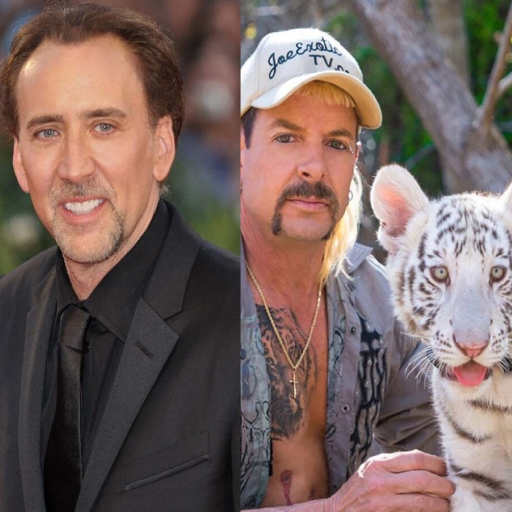
#> input picture cage2.jpg, 1024 x 1024 px (shown at 1/2 size)
$ python main2.py   (older library calls are emulated)
#> lines starting #> are read from the running program, lines starting #| are printed output that depends on the picture; after the words box and inside, x2 and y2 are one past the last pixel; in counts of white or black regions, pixels touching at a corner belong together
import numpy as np
import matplotlib.pyplot as py


def rgb2yuv(rgb):
    yuv = np.empty_like(rgb)
    for i, line in enumerate(rgb):
        for j, pixel in enumerate(line):
            r = pixel[0]
            g = pixel[1]
            b = pixel[2]
            yuv[i][j][0] = np.float64((r+2*g+b)/4)
            yuv[i][j][1] = np.float64((b-g))
            yuv[i][j][2] = np.float64((r-g))
    return yuv


def yuv2rgb(yuv):
    rgb = np.empty_like(yuv)
    for i, line in enumerate(yuv):
        for j, pixel in enumerate(line):
            y = pixel[0]
            u = pixel[1]
            v = pixel[2]
            g = y-(u+v)/4
            rgb[i][j][0] = np.int(v+g)
            rgb[i][j][1] = np.int(g)
            rgb[i][j][2] = np.int(u+g)
    return rgb


def chroma_subsampling(scheme, yuv):
    if len(yuv) % 2 != 0 or len(yuv[0]) % 2 != 0:
        print("dims", len(yuv), len(yuv[0]))
        print("please use image with even dimensions")
        exit(1)
    u = np.zeros((len(yuv), len(yuv[0])))
    v = np.zeros((len(yuv), len(yuv[0])))
    for i, line in enumerate(yuv):
        for j, pixel in enumerate(line):
            u[i][j] = (pixel[1])
            v[i][j] = (pixel[2])
    # https://medium.com/@sddkal/chroma-subsampling-in-numpy-47bf2bb5af83
    if scheme == 420:
        u[1::2, :] = u[::2, :]
        u[:, 1::2] = u[:, ::2]
        v[1::2, :] = v[::2, :]
        v[:, 1::2] = v[:, ::2]
    elif scheme == 422:
        u[:, 1::2] = u[:, ::2]
        v[:, 1::2] = v[:, ::2]
    elif scheme == 410:
        u[1::2, :] = u[::2, :]
        v[1::2, :] = v[::2, :]
    elif scheme == 444:
        print("444 scheme, no subsampling")
    else:
        print("wrong value of subsampling scheme")
        exit(-1)
    for i, line in enumerate(yuv):
        for j, pixel in enumerate(line):
            yuv[i][j][1] = u[i][j]
            yuv[i][j][2] = v[i][j]
    return yuv


def dwt(yuv, nb_recursion):
    if nb_recursion == 0:
        return yuv
    else:
        y = np.zeros((len(yuv), len(yuv[0])))
        u = np.zeros((len(yuv), len(yuv[0])))
        v = np.zeros((len(yuv), len(yuv[0])))
        for i, line in enumerate(yuv):
            for j, pixel in enumerate(line):
                y[i][j] = (pixel[0])
                u[i][j] = (pixel[1])
                v[i][j] = (pixel[2])

        # f1
        yf1 = (y[:, ::2] + y[:, 1::2])/2
        uf1 = (u[:, ::2] + u[:, 1::2])/2
        vf1 = (v[:, ::2] + v[:, 1::2])/2

        # fh
        yfh = (y[:, ::2] - y[:, 1::2])/2
        ufh = (u[:, ::2] - u[:, 1::2])/2
        vfh = (v[:, ::2] - v[:, 1::2])/2

        # f11
        yf11 = (yf1[::2, :] + yf1[1::2, :])/2
        uf11 = (uf1[::2, :] + uf1[1::2, :])/2
        vf11 = (vf1[::2, :] + vf1[1::2, :])/2

        # f1h
        yf1h = (yf1[::2, :] - yf1[1::2, :])/2
        uf1h = (uf1[::2, :] - uf1[1::2, :])/2
        vf1h = (vf1[::2, :] - vf1[1::2, :])/2

        # fh1
        yfh1 = (yfh[::2, :] + yfh[1::2, :])/2
        ufh1 = (ufh[::2, :] + ufh[1::2, :])/2
        vfh1 = (vfh[::2, :] + vfh[1::2, :])/2

        # fhh
        yfhh = (yfh[::2, :] - yfh[1::2, :])/2
        ufhh = (ufh[::2, :] - ufh[1::2, :])/2
        vfhh = (vfh[::2, :] - vfh[1::2, :])/2

        # next recursion
        yuv_f11 = np.zeros((len(yf11), len(yf11[0]), 3))
        for i, line in enumerate(yf11):
            for j, pixel in enumerate(yf11[0]):
                yuv_f11[i][j][0] = yf11[i][j]
                yuv_f11[i][j][1] = uf11[i][j]
                yuv_f11[i][j][2] = vf11[i][j]
        yuv_f11 = dwt(yuv_f11, nb_recursion - 1)

        # rebuild complete image after recursions
        for i, line in enumerate(yuv_f11):
            for j, pixel in enumerate(yuv_f11[0]):
                yf11[i][j] = yuv_f11[i][j][0]
                uf11[i][j] = yuv_f11[i][j][1]
                vf11[i][j] = yuv_f11[i][j][2]
        y = np.concatenate((np.concatenate((yf11, yfh1)), np.concatenate((yf1h, yfhh))), axis=1)
        u = np.concatenate((np.concatenate((uf11, ufh1)), np.concatenate((uf1h, ufhh))), axis=1)
        v = np.concatenate((np.concatenate((vf11, vfh1)), np.concatenate((vf1h, vfhh))), axis=1)
        for i, line in enumerate(yuv):
            for j, pixel in enumerate(yuv[0]):
                yuv[i][j][0] = y[i][j]
                yuv[i][j][1] = u[i][j]
                yuv[i][j][2] = v[i][j]
        return np.array(yuv)


def dwt_inverse():
    # TODO
    print("dwt inverse!")


# ----------------------------------------------------------------
# --------------------------- MAIN -------------------------------
# ----------------------------------------------------------------
# step 0: load image in float values
image = py.imread('cage2.jpg')
#> image is the input picture: shape (1024, 1024, 3); mean R, G, B 119.6, 100.2, 95.8
py.imshow(image)
py.show()

# step 1.1: RGB -> YUV
YUV = rgb2yuv(image.astype(np.float))
#> after the loop in rgb2yuv, `for i, line in enumerate(rgb):`:
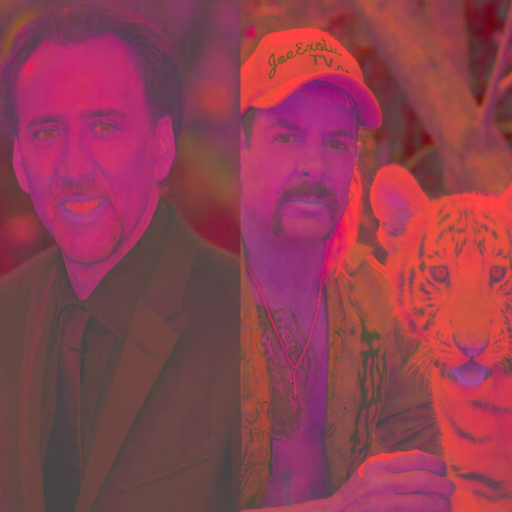
#> yuv: shape (1024, 1024, 3) float64 (shown at 1/2 size); mean of channels 0, 1, 2 104, -4.4, 19.4; drawn with min black and max white
# tests
py.imshow(yuv2rgb(YUV.copy()).astype("uint8"))
py.show()
gray_test = YUV.copy()
for line in gray_test:
    for pixel in line:
        pixel[1] = pixel[0]
        pixel[2] = pixel[0]
#> after the loop, pixel = [135.8, 135.8, 135.8]
py.imshow(gray_test.astype("uint8"))
py.show()


# step 1.2: chroma subsampling
subsampling_scheme = 420
YUV = chroma_subsampling(subsampling_scheme, YUV)
#> in chroma_subsampling, `u = np.zeros((len(yuv), len(yuv[0])))`: u: shape (1024, 1024) float64; every value is 0
#> after the loop in chroma_subsampling, `for i, line in enumerate(yuv):`:
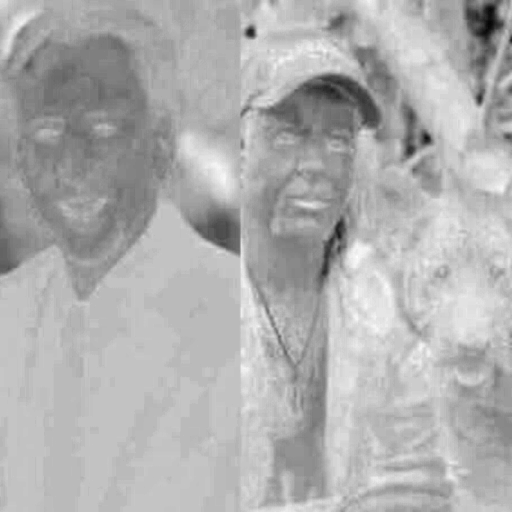
#> u: shape (1024, 1024) float64 (shown at 1/2 size); min -91, max 35, mean -4.4; drawn with min black and max white
#> after the loop in chroma_subsampling, `for i, line in enumerate(yuv):`:
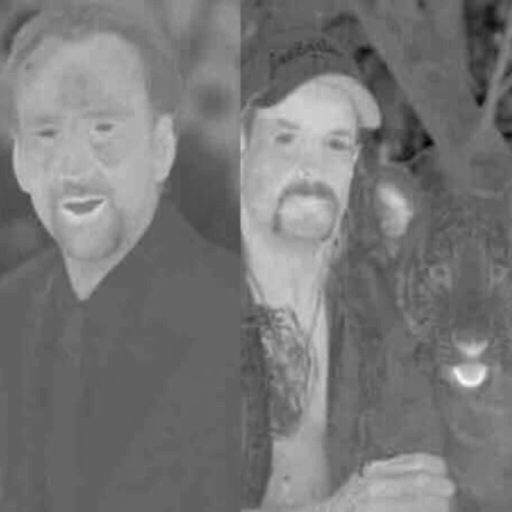
#> v: shape (1024, 1024) float64 (shown at 1/2 size); min -78, max 128, mean 19.4; drawn with min black and max white
#> in chroma_subsampling, `u[1::2, :] = u[::2, :]`: u: shape (1024, 1024) float64; 17.88% of pixels changed, all inside (x1, y1, x2, y2) = (0, 1, 1024, 1024)
#> in chroma_subsampling, `u[:, 1::2] = u[:, ::2]`: u: shape (1024, 1024) float64; min -90, max 35, mean -4.6
#> in chroma_subsampling, `v[:, 1::2] = v[:, ::2]`: v: shape (1024, 1024) float64; min -78, max 125, mean 19.2
# test
gray_test = chroma_subsampling(subsampling_scheme, gray_test)
py.imshow(gray_test.astype("uint8"))
py.show()

# step 2: DWT
nb_recursion = 2
YUV = dwt(YUV, nb_recursion)
#> in dwt, `vf1 = (v[:, ::2] + v[:, 1::2])/2`:
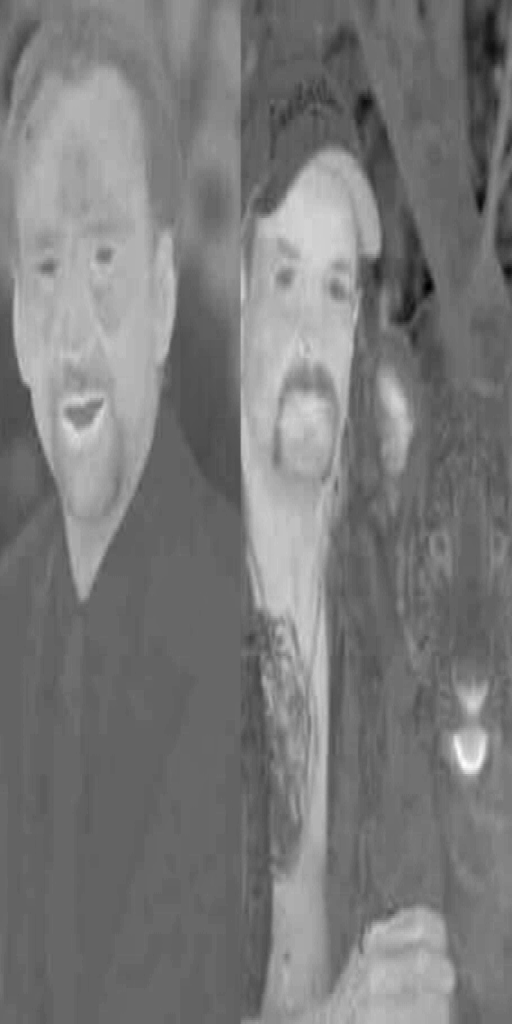
#> vf1: shape (1024, 512) float64; min -78, max 125, mean 19.2; drawn with min black and max white
#> in dwt, `ufh = (u[:, ::2] - u[:, 1::2])/2`: ufh: shape (1024, 512) float64; every value is 0
#> in dwt, `uf1h = (uf1[::2, :] - uf1[1::2, :])/2`: uf1h: shape (512, 512) float64; every value is 0
#> in dwt, `yuv_f11 = np.zeros((len(yf11), len(yf11[0]), 3))`: yuv_f11: shape (512, 512, 3) float64; every value is 0
#> call 2 of dwt, with nb_recursion = 1
#> in dwt (call 2), `yfh = (y[:, ::2] - y[:, 1::2])/2`:
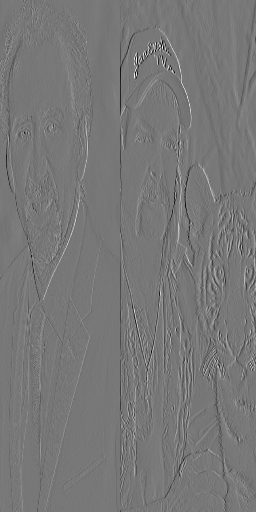
#> yfh: shape (512, 256) float64; min -61, max 68.59, mean -0.1; drawn with min black and max white
#> in dwt (call 2), `vfh = (v[:, ::2] - v[:, 1::2])/2`:
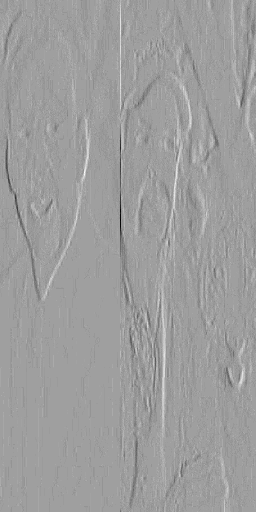
#> vfh: shape (512, 256) float64; min -22.5, max 13.5, mean -0.19; drawn with min black and max white
#> in dwt (call 2), `vfh1 = (vfh[::2, :] + vfh[1::2, :])/2`:
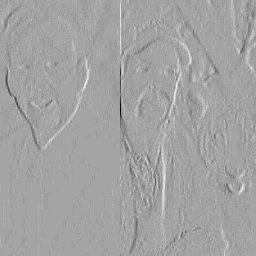
#> vfh1: shape (256, 256) float64; min -21.75, max 12, mean -0.19; drawn with min black and max white
# test
gray_test = dwt(gray_test, nb_recursion)
py.imshow(gray_test.astype("uint8"))
py.show()

$ run again, with bw.jpg copied over cage2.jpg
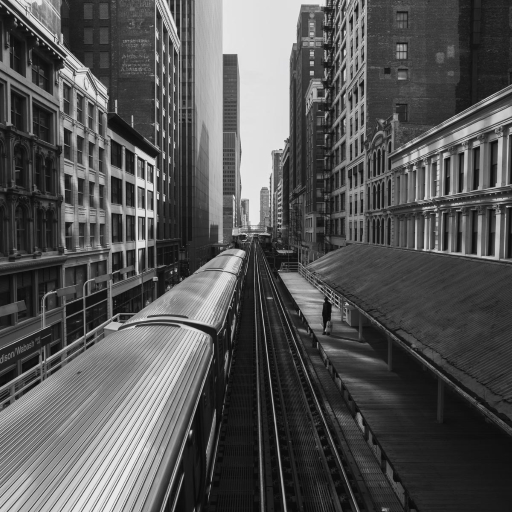
#> input picture bw.jpg, 512 x 512 px
#> image is the input picture: shape (512, 512, 3); mean R, G, B 85, 85, 85
#> after the loop `for line in gray_test:`: pixel = [21, 21, 21]
#> after the loop in chroma_subsampling, `for i, line in enumerate(yuv):`:
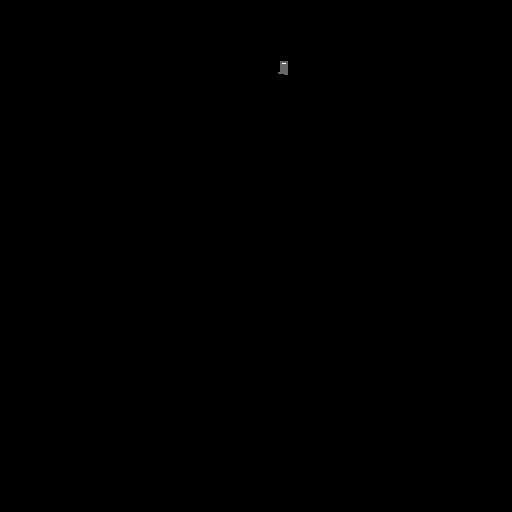
#> u: shape (512, 512) float64; min 0, max 5, mean 0.0009; drawn with min black and max white
#> uf1: shape (512, 256) float64; values 0 (black) and 2 (white), 0.04% white; 1 white region, box (x1, y1, x2, y2) and area: (139, 62, 144, 76) 54
#> vf1: shape (512, 256) float64; every value is 0
#> uf11: shape (256, 256) float64; values 0 (black) and 2 (white), 0.04% white; 1 white region, box (x1, y1, x2, y2) and area: (139, 31, 144, 38) 27
#> vf11: shape (256, 256) float64; every value is 0
#> yf1: shape (256, 128) float64
#> uf1: shape (256, 128) float64
#> vf1: shape (256, 128) float64; every value is 0
#> yfh: shape (256, 128) float64
#> ufh: shape (256, 128) float64; values -1 (black) and 0 (white), 100% white; black in thin lines or dots, all inside (x1, y1, x2, y2) = (69, 36, 70, 37)
#> yf11: shape (128, 128) float64
#> uf11: shape (128, 128) float64
#> vf11: shape (128, 128) float64; every value is 0
#> yf1h: shape (128, 128) float64
#> yfh1: shape (128, 128) float64
#> ufh1: shape (128, 128) float64; values -0.5 (black) and 0 (white), 100% white; black in thin lines or dots, all inside (x1, y1, x2, y2) = (69, 18, 70, 19)
#> yfhh: shape (128, 128) float64
#> the loop in dwt (call 2), `for i, line in enumerate(yf11):` made 128 passes
#> the loop in dwt (call 2), `for i, line in enumerate(yuv_f11):` made 128 passes
#> y: shape (512, 512) float64
#> after the loop in dwt, `for i, line in enumerate(yuv):`:
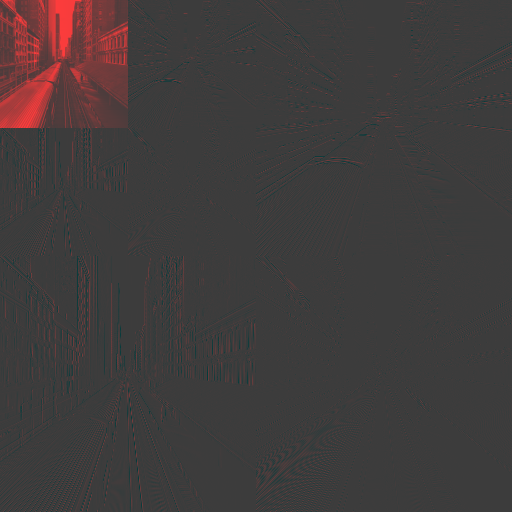
#> yuv: shape (512, 512, 3) float64; mean of channels 0, 1, 2 5.4, 0, 0; drawn with min black and max white

$ run again, with deg.jpg copied over cage2.jpg
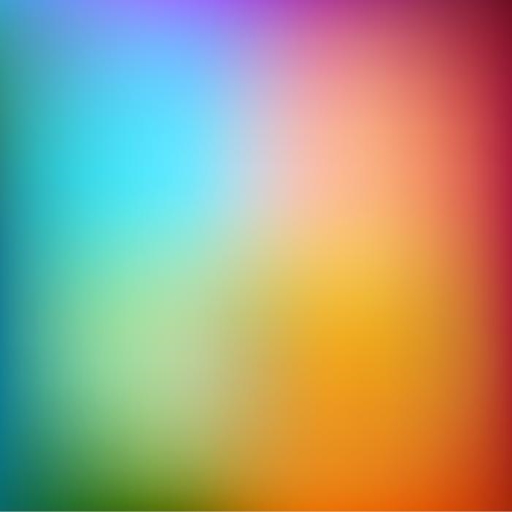
#> input picture deg.jpg, 512 x 512 px
#> image is the input picture: shape (512, 512, 3); mean R, G, B 165.3, 159, 128.5
#> after the loop in rgb2yuv, `for i, line in enumerate(rgb):`:
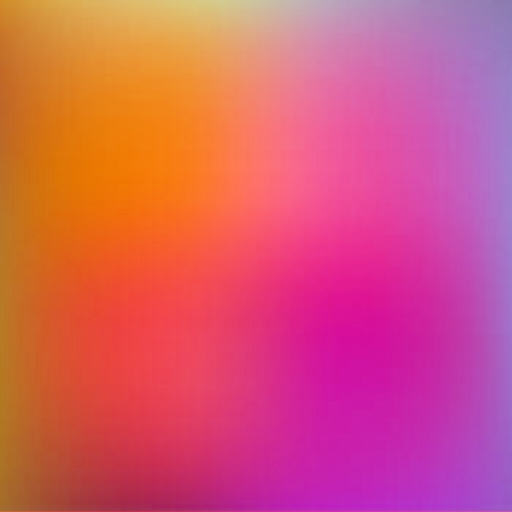
#> yuv: shape (512, 512, 3) float64; mean of channels 0, 1, 2 153, -30.6, 6.3; drawn with min black and max white
#> after the loop `for line in gray_test:`: pixel = [115.8, 115.8, 115.8]
#> ufh: shape (512, 256) float64; every value is 0
#> uf1h: shape (256, 256) float64; every value is 0
#> yf1: shape (256, 128) float64
#> uf1: shape (256, 128) float64
#> vf1: shape (256, 128) float64
#> yfh: shape (256, 128) float64
#> ufh: shape (256, 128) float64
#> yf11: shape (128, 128) float64
#> uf11: shape (128, 128) float64
#> vf11: shape (128, 128) float64
#> yf1h: shape (128, 128) float64
#> uf1h: shape (128, 128) float64
#> yfh1: shape (128, 128) float64
#> in dwt (call 2), `yfhh = (yfh[::2, :] - yfh[1::2, :])/2`:
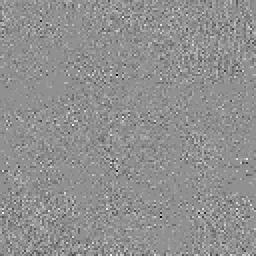
#> yfhh: shape (128, 128) float64 (shown 2 times larger); min -0.812, max 0.625, mean 0.000438; drawn with min black and max white
#> the loop in dwt (call 2), `for i, line in enumerate(yf11):` made 128 passes
#> the loop in dwt (call 2), `for i, line in enumerate(yuv_f11):` made 128 passes
